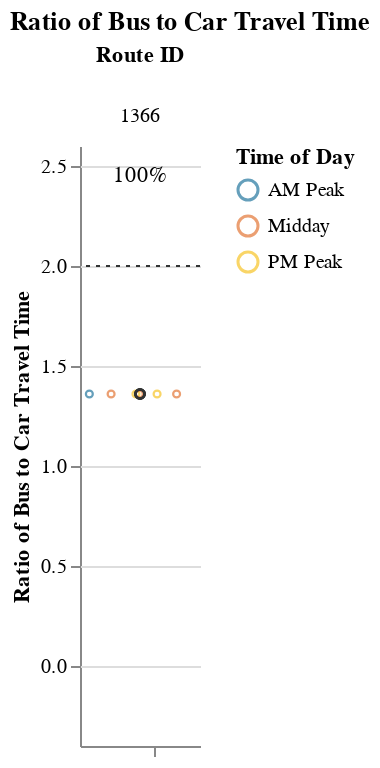
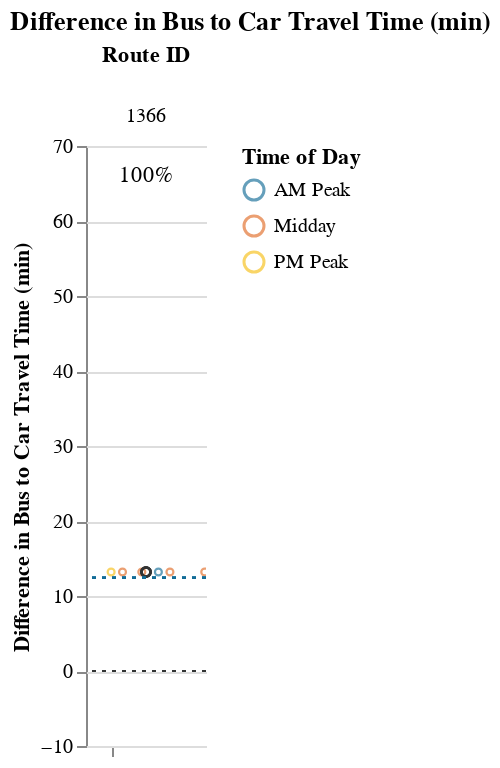

Notebook source saved alongside these figures, in order:
### Markdown cell above
## Viable Competitive Routes
### Short Routes (< 1 hr)

### Code cell
# Allow for possibility that operator doesn't have routes that fall into certain route_groups
# But, jupyterbook will not like markdown with f-string
# separate out route_group and put in each cell, and use try/except + if to display...
# but all 3 route groups must be displayed. just add sentence about why no routes were returned at the end
route_group = "short"
try:
    subset_routes, mult, diff  = setup_charts(df, PCT_COMPETITIVE_THRESHOLD, route_group)
    
    if len(subset_routes) > 0:
        display(
            Markdown(
                f"{CAPTIONS_DICT[route_group]}"
                "Within each route group, routes are sorted in descending order "
                "by % competitive trips and # trips below the additional time cut-off."
            )
        )

        display(mult)
        display(diff)
except:
    print("No routes meet this criteria.")

### Figure 1 — Vega-Lite specification as saved in the notebook (floating-point values rounded to 4 significant figures)
{"config": {"view": {"continuousWidth": 400, "continuousHeight": 300, "stroke": null}, "facet": {"spacing": 0}}, "data": {"name": "data-1ca8c3d25b41b1e2d23ce731e24431fd"}, "facet": {"column": {"field": "route_id", "sort": ["1366"], "title": "Route ID", "type": "nominal"}}, "spec": {"layer": [{"mark": {"type": "point", "opacity": 0.65, "size": 12, "strokeWidth": 1.1}, "encoding": {"color": {"field": "time_of_day", "scale": {"range": ["#136C97", "#E16B26", "#F6BF16", "#00896B", "#7790A3", "#5B559C"]}, "sort": ["AM Peak", "Midday", "PM Peak", "Owl Service"], "title": "Time of Day", "type": "nominal"}, "tooltip": [{"field": "route_id", "type": "nominal"}, {"field": "trip_id", "type": "nominal"}, {"field": "service_hours", "type": "quantitative"}, {"field": "car_duration_hours", "type": "quantitative"}, {"field": "bus_multiplier", "type": "quantitative"}, {"field": "bus_difference", "type": "quantitative"}, {"field": "num_trips", "type": "quantitative"}, {"field": "num_competitive", "type": "quantitative"}, {"field": "pct_trips_competitive", "type": "quantitative"}, {"field": "p25", "type": "quantitative"}, {"field": "p50", "type": "quantitative"}, {"field": "p75", "type": "quantitative"}], "x": {"axis": {"grid": false, "labels": false, "ticks": true, "values": [0]}, "field": "jitter", "scale": {}, "title": null, "type": "quantitative"}, "y": {"field": "bus_multiplier", "scale": {"domain": [-0.25, 2.5]}, "title": "Ratio of Bus to Car Travel Time", "type": "quantitative"}}, "selection": {"selector001": {"type": "interval", "bind": "scales", "encodings": ["x", "y"]}}, "transform": [{"calculate": "sqrt(-2*log(random()))*cos(2*PI*random())", "as": "jitter"}], "width": 60}, {"layer": [{"mark": {"type": "point", "opacity": 0.6, "size": 20, "strokeWidth": 1.3}, "encoding": {"color": {"value": "#323434"}, "y": {"field": "bus_multiplier", "type": "quantitative"}}, "transform": [{"filter": "(datum.p50_trip === 1)"}]}, {"mark": {"type": "rule", "strokeDash": [2, 3]}, "encoding": {"color": {"value": "#323434"}, "y": {"field": "cutoff", "type": "quantitative"}}}, {"mark": {"type": "text", "align": "center", "baseline": "middle"}, "encoding": {"color": {"value": "black"}, "text": {"field": "pct_trips_competitive", "format": ".0%", "type": "quantitative"}, "tooltip": [{"field": "route_id", "type": "nominal"}, {"field": "trip_id", "type": "nominal"}, {"field": "service_hours", "type": "quantitative"}, {"field": "car_duration_hours", "type": "quantitative"}, {"field": "bus_multiplier", "type": "quantitative"}, {"field": "bus_difference", "type": "quantitative"}, {"field": "num_trips", "type": "quantitative"}, {"field": "num_competitive", "type": "quantitative"}, {"field": "pct_trips_competitive", "type": "quantitative"}, {"field": "p25", "type": "quantitative"}, {"field": "p50", "type": "quantitative"}, {"field": "p75", "type": "quantitative"}], "x": {"value": 30}, "y": {"value": 15}}, "transform": [{"calculate": "sqrt(-2*log(random()))*cos(2*PI*random())", "as": "jitter"}, {"filter": "(datum.fastest_trip === 1)"}]}]}]}, "resolve": {"scale": {"y": "shared"}}, "title": "Ratio of Bus to Car Travel Time", "$schema": "https://vega.github.io/schema/vega-lite/v4.17.0.json", "datasets": {"data-1ca8c3d25b41b1e2d23ce731e24431fd": [{"calitp_itp_id": 146, "trip_key": 1560493323179131979, "trip_id": "t_1244355_b_33402_tn_0", "shape_id": "p_3081", "route_id": "1366", "service_hours": 0.83, "trip_first_departure_ts": 63000, "trip_last_arrival_ts": 66000, "departure_hour": 17, "time_of_day": "PM Peak", "p25": 0.83, "p50": 0.83, "p75": 0.83, "p50_trip": 1, "fastest_trip": 0, "car_duration_hours": 0.61, "competitive_route": 1, "bus_multiplier": 1.36, "bus_difference": 13.2, "num_trips": 8, "num_competitive": 8, "pct_trips_competitive": 1.0, "bus_difference_spread": 0.0, "route_group": "short", "max_trip_hrs": 0.83, "max_trip_route_group": 0.83, "name": "Kern County", "caltrans_district": "06 - Fresno", "drmt_organization_name": null, "cutoff2": 12.45, "cutoff": 2}, {"calitp_itp_id": 146, "trip_key": 6588636468876049749, "trip_id": "t_1244360_b_33402_tn_0", "shape_id": "p_3043", "route_id": "1366", "service_hours": 0.83, "trip_first_departure_ts": 33600, "trip_last_arrival_ts": 36600, "departure_hour": 9, "time_of_day": "AM Peak", "p25": 0.83, "p50": 0.83, "p75": 0.83, "p50_trip": 1, "fastest_trip": 0, "car_duration_hours": 0.61, "competitive_route": 1, "bus_multiplier": 1.36, "bus_difference": 13.2, "num_trips": 8, "num_competitive": 8, "pct_trips_competitive": 1.0, "bus_difference_spread": 0.0, "route_group": "short", "max_trip_hrs": 0.83, "max_trip_route_group": 0.83, "name": "Kern County", "caltrans_district": "06 - Fresno", "drmt_organization_name": null, "cutoff2": 12.45, "cutoff": 2}, {"calitp_itp_id": 146, "trip_key": 5172112710181939388, "trip_id": "t_1244359_b_33402_tn_0", "shape_id": "p_3043", "route_id": "1366", "service_hours": 0.83, "trip_first_departure_ts": 49800, "trip_last_arrival_ts": 52800, "departure_hour": 13, "time_of_day": "Midday", "p25": 0.83, "p50": 0.83, "p75": 0.83, "p50_trip": 1, "fastest_trip": 0, "car_duration_hours": 0.61, "competitive_route": 1, "bus_multiplier": 1.36, "bus_difference": 13.2, "num_trips": 8, "num_competitive": 8, "pct_trips_competitive": 1.0, "bus_difference_spread": 0.0, "route_group": "short", "max_trip_hrs": 0.83, "max_trip_route_group": 0.83, "name": "Kern County", "caltrans_district": "06 - Fresno", "drmt_organization_name": null, "cutoff2": 12.45, "cutoff": 2}, {"calitp_itp_id": 146, "trip_key": -4591111831172938466, "trip_id": "t_1244362_b_33402_tn_0", "shape_id": "p_3081", "route_id": "1366", "service_hours": 0.83, "trip_first_departure_ts": 45900, "trip_last_arrival_ts": 48900, "departure_hour": 12, "time_of_day": "Midday", "p25": 0.83, "p50": 0.83, "p75": 0.83, "p50_trip": 1, "fastest_trip": 0, "car_duration_hours": 0.61, "competitive_route": 1, "bus_multiplier": 1.36, "bus_difference": 13.2, "num_trips": 8, "num_competitive": 8, "pct_trips_competitive": 1.0, "bus_difference_spread": 0.0, "route_group": "short", "max_trip_hrs": 0.83, "max_trip_route_group": 0.83, "name": "Kern County", "caltrans_district": "06 - Fresno", "drmt_organization_name": null, "cutoff2": 12.45, "cutoff": 2}, {"calitp_itp_id": 146, "trip_key": -4526751177031150232, "trip_id": "t_1244354_b_33402_tn_0", "shape_id": "p_3081", "route_id": "1366", "service_hours": 0.83, "trip_first_departure_ts": 27900, "trip_last_arrival_ts": 30900, "departure_hour": 7, "time_of_day": "AM Peak", "p25": 0.83, "p50": 0.83, "p75": 0.83, "p50_trip": 1, "fastest_trip": 0, "car_duration_hours": 0.61, "competitive_route": 1, "bus_multiplier": 1.36, "bus_difference": 13.2, "num_trips": 8, "num_competitive": 8, "pct_trips_competitive": 1.0, "bus_difference_spread": 0.0, "route_group": "short", "max_trip_hrs": 0.83, "max_trip_route_group": 0.83, "name": "Kern County", "caltrans_district": "06 - Fresno", "drmt_organization_name": null, "cutoff2": 12.45, "cutoff": 2}, {"calitp_itp_id": 146, "trip_key": 8294262901469549474, "trip_id": "t_1244357_b_33402_tn_0", "shape_id": "p_3043", "route_id": "1366", "service_hours": 0.83, "trip_first_departure_ts": 59100, "trip_last_arrival_ts": 62100, "departure_hour": 16, "time_of_day": "Midday", "p25": 0.83, "p50": 0.83, "p75": 0.83, "p50_trip": 1, "fastest_trip": 0, "car_duration_hours": 0.61, "competitive_route": 1, "bus_multiplier": 1.36, "bus_difference": 13.2, "num_trips": 8, "num_competitive": 8, "pct_trips_competitive": 1.0, "bus_difference_spread": 0.0, "route_group": "short", "max_trip_hrs": 0.83, "max_trip_route_group": 0.83, "name": "Kern County", "caltrans_district": "06 - Fresno", "drmt_organization_name": null, "cutoff2": 12.45, "cutoff": 2}, {"calitp_itp_id": 146, "trip_key": -5170283710749819067, "trip_id": "t_1244358_b_33402_tn_0", "shape_id": "p_3081", "route_id": "1366", "service_hours": 0.83, "trip_first_departure_ts": 53700, "trip_last_arrival_ts": 56700, "departure_hour": 14, "time_of_day": "Midday", "p25": 0.83, "p50": 0.83, "p75": 0.83, "p50_trip": 1, "fastest_trip": 0, "car_duration_hours": 0.61, "competitive_route": 1, "bus_multiplier": 1.36, "bus_difference": 13.2, "num_trips": 8, "num_competitive": 8, "pct_trips_competitive": 1.0, "bus_difference_spread": 0.0, "route_group": "short", "max_trip_hrs": 0.83, "max_trip_route_group": 0.83, "name": "Kern County", "caltrans_district": "06 - Fresno", "drmt_organization_name": null, "cutoff2": 12.45, "cutoff": 2}, {"calitp_itp_id": 146, "trip_key": -7985887285849281878, "trip_id": "t_2003617_b_33402_tn_0", "shape_id": "p_3043", "route_id": "1366", "service_hours": 0.83, "trip_first_departure_ts": 66600, "trip_last_arrival_ts": 69600, "departure_hour": 18, "time_of_day": "PM Peak", "p25": 0.83, "p50": 0.83, "p75": 0.83, "p50_trip": 1, "fastest_trip": 1, "car_duration_hours": 0.61, "competitive_route": 1, "bus_multiplier": 1.36, "bus_difference": 13.2, "num_trips": 8, "num_competitive": 8, "pct_trips_competitive": 1.0, "bus_difference_spread": 0.0, "route_group": "short", "max_trip_hrs": 0.83, "max_trip_route_group": 0.83, "name": "Kern County", "caltrans_district": "06 - Fresno", "drmt_organization_name": null, "cutoff2": 12.45, "cutoff": 2}]}}

### Figure 2 — Vega-Lite specification as saved in the notebook (floating-point values rounded to 4 significant figures)
{"config": {"view": {"continuousWidth": 400, "continuousHeight": 300, "stroke": null}, "facet": {"spacing": 0}}, "data": {"name": "data-2225caa943b5340f479f49340fc1a85f"}, "facet": {"column": {"field": "route_id", "sort": ["1366"], "title": "Route ID", "type": "nominal"}}, "spec": {"layer": [{"mark": {"type": "point", "opacity": 0.65, "size": 12, "strokeWidth": 1.1}, "encoding": {"color": {"field": "time_of_day", "scale": {"range": ["#136C97", "#E16B26", "#F6BF16", "#00896B", "#7790A3", "#5B559C"]}, "sort": ["AM Peak", "Midday", "PM Peak", "Owl Service"], "title": "Time of Day", "type": "nominal"}, "tooltip": [{"field": "route_id", "type": "nominal"}, {"field": "trip_id", "type": "nominal"}, {"field": "service_hours", "type": "quantitative"}, {"field": "car_duration_hours", "type": "quantitative"}, {"field": "bus_multiplier", "type": "quantitative"}, {"field": "bus_difference", "type": "quantitative"}, {"field": "num_trips", "type": "quantitative"}, {"field": "num_competitive", "type": "quantitative"}, {"field": "pct_trips_competitive", "type": "quantitative"}, {"field": "p25", "type": "quantitative"}, {"field": "p50", "type": "quantitative"}, {"field": "p75", "type": "quantitative"}], "x": {"axis": {"grid": false, "labels": false, "ticks": true, "values": [0]}, "field": "jitter", "scale": {}, "title": null, "type": "quantitative"}, "y": {"field": "bus_difference", "scale": {"domain": [-5, 69.6]}, "title": "Difference in Bus to Car Travel Time (min)", "type": "quantitative"}}, "selection": {"selector002": {"type": "interval", "bind": "scales", "encodings": ["x", "y"]}}, "transform": [{"calculate": "sqrt(-2*log(random()))*cos(2*PI*random())", "as": "jitter"}], "width": 60}, {"layer": [{"mark": {"type": "point", "opacity": 0.6, "size": 20, "strokeWidth": 1.3}, "encoding": {"color": {"value": "#323434"}, "y": {"field": "bus_difference", "type": "quantitative"}}, "transform": [{"filter": "(datum.p50_trip === 1)"}]}, {"mark": {"type": "rule", "strokeDash": [2, 3]}, "encoding": {"color": {"value": "#323434"}, "y": {"field": "cutoff", "type": "quantitative"}}}, {"mark": {"type": "rule", "strokeDash": [2, 3]}, "encoding": {"color": {"value": "#136C97"}, "y": {"field": "cutoff2", "type": "quantitative"}}}, {"mark": {"type": "text", "align": "center", "baseline": "middle"}, "encoding": {"color": {"value": "black"}, "text": {"field": "pct_trips_competitive", "format": ".0%", "type": "quantitative"}, "tooltip": [{"field": "route_id", "type": "nominal"}, {"field": "trip_id", "type": "nominal"}, {"field": "service_hours", "type": "quantitative"}, {"field": "car_duration_hours", "type": "quantitative"}, {"field": "bus_multiplier", "type": "quantitative"}, {"field": "bus_difference", "type": "quantitative"}, {"field": "num_trips", "type": "quantitative"}, {"field": "num_competitive", "type": "quantitative"}, {"field": "pct_trips_competitive", "type": "quantitative"}, {"field": "p25", "type": "quantitative"}, {"field": "p50", "type": "quantitative"}, {"field": "p75", "type": "quantitative"}], "x": {"value": 30}, "y": {"value": 15}}, "transform": [{"calculate": "sqrt(-2*log(random()))*cos(2*PI*random())", "as": "jitter"}, {"filter": "(datum.fastest_trip === 1)"}]}]}]}, "resolve": {"scale": {"y": "shared"}}, "title": "Difference in Bus to Car Travel Time (min)", "$schema": "https://vega.github.io/schema/vega-lite/v4.17.0.json", "datasets": {"data-2225caa943b5340f479f49340fc1a85f": [{"calitp_itp_id": 146, "trip_key": 1560493323179131979, "trip_id": "t_1244355_b_33402_tn_0", "shape_id": "p_3081", "route_id": "1366", "service_hours": 0.83, "trip_first_departure_ts": 63000, "trip_last_arrival_ts": 66000, "departure_hour": 17, "time_of_day": "PM Peak", "p25": 0.83, "p50": 0.83, "p75": 0.83, "p50_trip": 1, "fastest_trip": 0, "car_duration_hours": 0.61, "competitive_route": 1, "bus_multiplier": 1.36, "bus_difference": 13.2, "num_trips": 8, "num_competitive": 8, "pct_trips_competitive": 1.0, "bus_difference_spread": 0.0, "route_group": "short", "max_trip_hrs": 0.83, "max_trip_route_group": 0.83, "name": "Kern County", "caltrans_district": "06 - Fresno", "drmt_organization_name": null, "cutoff2": 12.45, "cutoff": 0}, {"calitp_itp_id": 146, "trip_key": 6588636468876049749, "trip_id": "t_1244360_b_33402_tn_0", "shape_id": "p_3043", "route_id": "1366", "service_hours": 0.83, "trip_first_departure_ts": 33600, "trip_last_arrival_ts": 36600, "departure_hour": 9, "time_of_day": "AM Peak", "p25": 0.83, "p50": 0.83, "p75": 0.83, "p50_trip": 1, "fastest_trip": 0, "car_duration_hours": 0.61, "competitive_route": 1, "bus_multiplier": 1.36, "bus_difference": 13.2, "num_trips": 8, "num_competitive": 8, "pct_trips_competitive": 1.0, "bus_difference_spread": 0.0, "route_group": "short", "max_trip_hrs": 0.83, "max_trip_route_group": 0.83, "name": "Kern County", "caltrans_district": "06 - Fresno", "drmt_organization_name": null, "cutoff2": 12.45, "cutoff": 0}, {"calitp_itp_id": 146, "trip_key": 5172112710181939388, "trip_id": "t_1244359_b_33402_tn_0", "shape_id": "p_3043", "route_id": "1366", "service_hours": 0.83, "trip_first_departure_ts": 49800, "trip_last_arrival_ts": 52800, "departure_hour": 13, "time_of_day": "Midday", "p25": 0.83, "p50": 0.83, "p75": 0.83, "p50_trip": 1, "fastest_trip": 0, "car_duration_hours": 0.61, "competitive_route": 1, "bus_multiplier": 1.36, "bus_difference": 13.2, "num_trips": 8, "num_competitive": 8, "pct_trips_competitive": 1.0, "bus_difference_spread": 0.0, "route_group": "short", "max_trip_hrs": 0.83, "max_trip_route_group": 0.83, "name": "Kern County", "caltrans_district": "06 - Fresno", "drmt_organization_name": null, "cutoff2": 12.45, "cutoff": 0}, {"calitp_itp_id": 146, "trip_key": -4591111831172938466, "trip_id": "t_1244362_b_33402_tn_0", "shape_id": "p_3081", "route_id": "1366", "service_hours": 0.83, "trip_first_departure_ts": 45900, "trip_last_arrival_ts": 48900, "departure_hour": 12, "time_of_day": "Midday", "p25": 0.83, "p50": 0.83, "p75": 0.83, "p50_trip": 1, "fastest_trip": 0, "car_duration_hours": 0.61, "competitive_route": 1, "bus_multiplier": 1.36, "bus_difference": 13.2, "num_trips": 8, "num_competitive": 8, "pct_trips_competitive": 1.0, "bus_difference_spread": 0.0, "route_group": "short", "max_trip_hrs": 0.83, "max_trip_route_group": 0.83, "name": "Kern County", "caltrans_district": "06 - Fresno", "drmt_organization_name": null, "cutoff2": 12.45, "cutoff": 0}, {"calitp_itp_id": 146, "trip_key": -4526751177031150232, "trip_id": "t_1244354_b_33402_tn_0", "shape_id": "p_3081", "route_id": "1366", "service_hours": 0.83, "trip_first_departure_ts": 27900, "trip_last_arrival_ts": 30900, "departure_hour": 7, "time_of_day": "AM Peak", "p25": 0.83, "p50": 0.83, "p75": 0.83, "p50_trip": 1, "fastest_trip": 0, "car_duration_hours": 0.61, "competitive_route": 1, "bus_multiplier": 1.36, "bus_difference": 13.2, "num_trips": 8, "num_competitive": 8, "pct_trips_competitive": 1.0, "bus_difference_spread": 0.0, "route_group": "short", "max_trip_hrs": 0.83, "max_trip_route_group": 0.83, "name": "Kern County", "caltrans_district": "06 - Fresno", "drmt_organization_name": null, "cutoff2": 12.45, "cutoff": 0}, {"calitp_itp_id": 146, "trip_key": 8294262901469549474, "trip_id": "t_1244357_b_33402_tn_0", "shape_id": "p_3043", "route_id": "1366", "service_hours": 0.83, "trip_first_departure_ts": 59100, "trip_last_arrival_ts": 62100, "departure_hour": 16, "time_of_day": "Midday", "p25": 0.83, "p50": 0.83, "p75": 0.83, "p50_trip": 1, "fastest_trip": 0, "car_duration_hours": 0.61, "competitive_route": 1, "bus_multiplier": 1.36, "bus_difference": 13.2, "num_trips": 8, "num_competitive": 8, "pct_trips_competitive": 1.0, "bus_difference_spread": 0.0, "route_group": "short", "max_trip_hrs": 0.83, "max_trip_route_group": 0.83, "name": "Kern County", "caltrans_district": "06 - Fresno", "drmt_organization_name": null, "cutoff2": 12.45, "cutoff": 0}, {"calitp_itp_id": 146, "trip_key": -5170283710749819067, "trip_id": "t_1244358_b_33402_tn_0", "shape_id": "p_3081", "route_id": "1366", "service_hours": 0.83, "trip_first_departure_ts": 53700, "trip_last_arrival_ts": 56700, "departure_hour": 14, "time_of_day": "Midday", "p25": 0.83, "p50": 0.83, "p75": 0.83, "p50_trip": 1, "fastest_trip": 0, "car_duration_hours": 0.61, "competitive_route": 1, "bus_multiplier": 1.36, "bus_difference": 13.2, "num_trips": 8, "num_competitive": 8, "pct_trips_competitive": 1.0, "bus_difference_spread": 0.0, "route_group": "short", "max_trip_hrs": 0.83, "max_trip_route_group": 0.83, "name": "Kern County", "caltrans_district": "06 - Fresno", "drmt_organization_name": null, "cutoff2": 12.45, "cutoff": 0}, {"calitp_itp_id": 146, "trip_key": -7985887285849281878, "trip_id": "t_2003617_b_33402_tn_0", "shape_id": "p_3043", "route_id": "1366", "service_hours": 0.83, "trip_first_departure_ts": 66600, "trip_last_arrival_ts": 69600, "departure_hour": 18, "time_of_day": "PM Peak", "p25": 0.83, "p50": 0.83, "p75": 0.83, "p50_trip": 1, "fastest_trip": 1, "car_duration_hours": 0.61, "competitive_route": 1, "bus_multiplier": 1.36, "bus_difference": 13.2, "num_trips": 8, "num_competitive": 8, "pct_trips_competitive": 1.0, "bus_difference_spread": 0.0, "route_group": "short", "max_trip_hrs": 0.83, "max_trip_route_group": 0.83, "name": "Kern County", "caltrans_district": "06 - Fresno", "drmt_organization_name": null, "cutoff2": 12.45, "cutoff": 0}]}}
